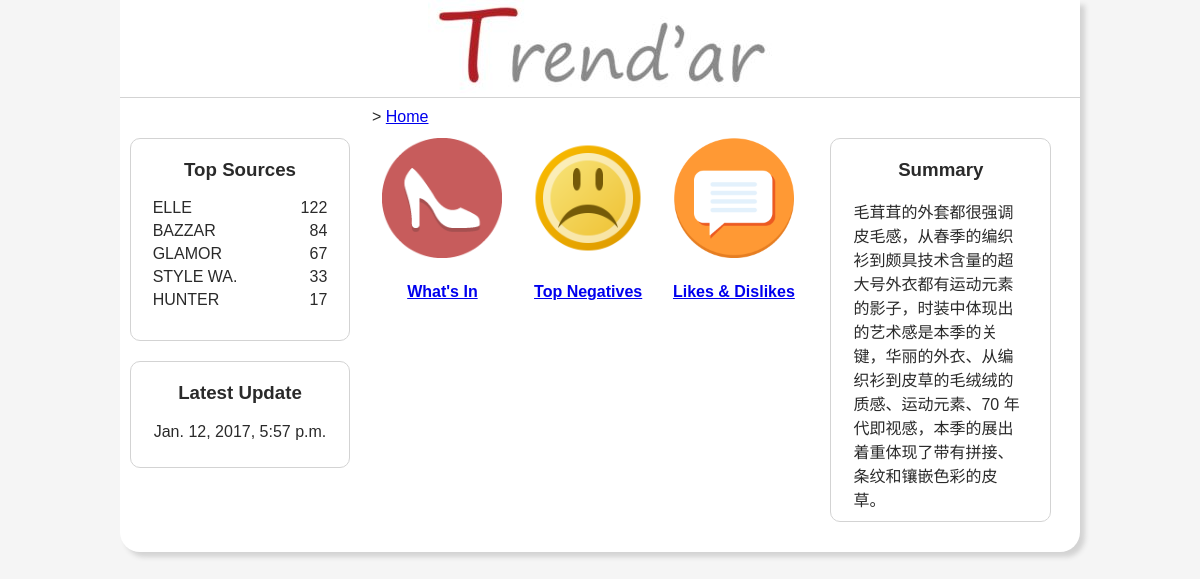
Before: / with the older database file.
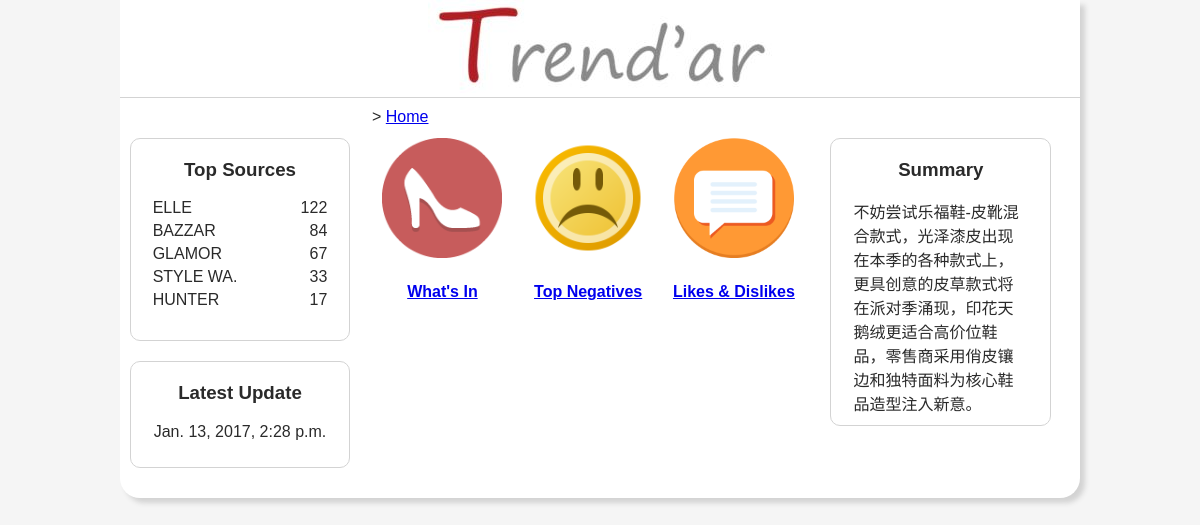
After: the same page with the newer database file.
### dashboard/models.py (models this page shows)
class latest(models.Model):
    summary = models.CharField(max_length=150)
    date = models.DateTimeField()

### dashboard/views.py (the view)
# urls.py: url(r'^$', dashboard_views.index, name='home'),
def index(request):
    info=latest.objects.all()[:1]
    return render(request, 'home.html', {'info':info})

### dashboard/templates/home.html (shortened to what this page needs)
<!DOCTYPE html>
<html lang="en">
<head>
    <link rel="stylesheet" type="text/css" href="/statics/css/trend.css">
</head>
<body>
<div id="wrapper">
<header>
<a href= "{% url 'home' %}"> <img src="statics/images/Header.JPG"/></a>
</header>
<div id="navigate">
    <ul>
        <li>&gt
                <a href="{% url 'home' %}"> Home</a>
            </li>
    </ul>
</div>
<div id="column-1">
    <div class="info-box" id="top-sources">
        <h3>Top Sources</h3>
        <dl>
            <dt>ELLE</dt><dd>122</dd>
            <dt>BAZZAR</dt><dd>84</dd>
            <dt>GLAMOR</dt><dd>67</dd>
            <dt>STYLE WA.</dt><dd>33</dd>
            <dt>HUNTER</dt><dd>17</dd>
        </dl>
    </div>
    <div class="info-box" id="update-time">
        <h3>Latest Update</h3>
        <p>
            {%  for i in info %}
                <div>{{ i.date }}</div>
            {% endfor %}
        </p>
    </div>
</div>
<div id="column-2">
    <div class="entry">
        <a href="{% url 'in' %}"><img src="statics/images/shoe.png">
            <h4>What's In</h4>
        </a>
    </div>
    <div class="entry">
        <a href= "{% url 'negative' %}">
            <img src="statics/images/sad_face.png">
            <h4>Top Negatives</h4>
        </a>
    </div>
    <div class="entry">
        <a href ="{% url 'sentiment' %}">
            <img src="statics/images/comment_box.png">
            <h4>Likes & Dislikes</h4>
        </a>
    </div>
</div>
<div id="column-3">
    <div class="info-box" id="top-reads">
        <h3>Summary</h3>
            <a>
                {%  for i in info %}
                <div>{{ i.summary }}</div>
                {% endfor %}
            </a>
    </div>
</div>
</div>
</body>
</html>

### dashboard/statics/css/trend.css (style rules this page uses)
body { margin: 0; padding: 0; color: #2a2a2a; background-color: whitesmoke; font-family: Arial, 微软雅黑, "Microsoft yahei", "Hiragino Sans GB", "冬青黑体简体中文 w3", STXihei, 华文细黑, SimSun, 宋体, Heiti, 黑体, sans-serif; }
body #wrapper { width: 80%; margin: auto; overflow: hidden; background-color: white; box-shadow: 5px 5px 5px lightgray; border-bottom-left-radius: 20px; border-bottom-right-radius: 20px; }
li { list-style: none; }
header { border-bottom: 1px solid lightgray; color: gray; text-align: center; }
#column-1, #column-2, #column-3 { padding: 1%; float: left; }
#column-1 { width: 23%; }
#column-2 { width: 46%; }
#column-3 { width: 23%; }
.info-box { padding: 10px 10%; margin-bottom: 20px; border: 1px solid lightgray; border-radius: 10px; }
.info-box h3 { margin-top: 10px; text-align: center; }
.info-box dt { display: inline-block; width: 50%; margin-bottom: 5px; }
.info-box dd { margin: 0; float:right; }
.entry img { width: 120px; height: 120px; }
.entry { width: 33%; float: left; text-align: center; }
#navigate li { padding-left: 12px; float: left; }
#navigate ul { height: 16px; margin: 0; padding: 10px 25% 4px; font-size: 16px; }
#update-time { text-align: center; }

Changed rows visible on the page:
removed latest: date "Jan. 12, 2017, 5:57 p.m.", summary "毛茸茸的外套都很强调皮毛感，从春季的编织衫到颇具技术含量的超大号外衣都有运动元素的影子，时装中体现出的艺术感是本季的关键，华丽的外衣、从编织衫到皮草的毛绒绒的质感、运动元素、70 年代即视感，本季的展出着重体现了带有拼接、条纹和镶嵌色彩的皮草。"
added latest: date "Jan. 13, 2017, 2:28 p.m.", summary "不妨尝试乐福鞋-皮靴混合款式，光泽漆皮出现在本季的各种款式上，更具创意的皮草款式将在派对季涌现，印花天鹅绒更适合高价位鞋品，零售商采用俏皮镶边和独特面料为核心鞋品造型注入新意。"
